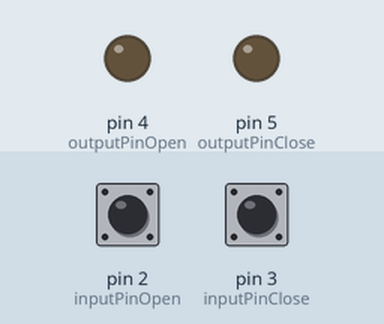
Recording of a program running on a simulated Arduino Nano, built with avr-gcc and run on an emulated ATmega328P. On the bench: output pins drawn as LEDs (lit = HIGH). Inputs (shaded band) come from the test bench; at power-on: pin 2 (inputPinOpen) HIGH, pin 3 (inputPinClose) HIGH.

Above: at 1.2 s.
1.3 s: pin 2 (inputPinOpen) pulsed LOW 5 times (0.12 s each, 0.3 s apart)
At 3.8 s:
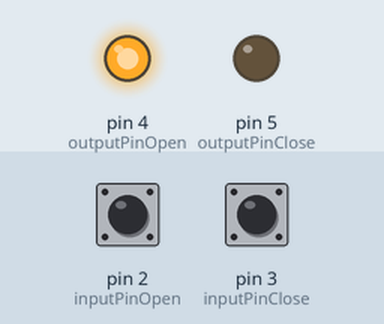
4.3 s: pin 2 (inputPinOpen) pulled LOW for 0.15 s
At 5.1 s:
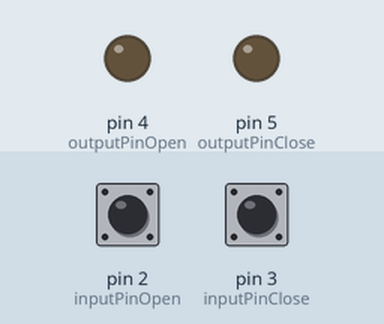
5.9 s: pin 3 (inputPinClose) pulsed LOW 2 times (0.12 s each, 0.3 s apart)
At 6.6 s:
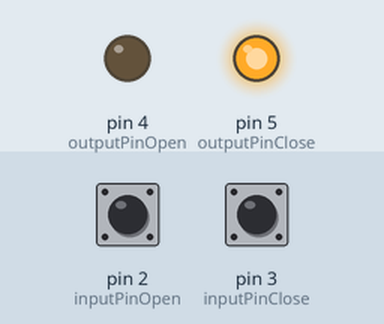
8.0 s: pin 2 (inputPinOpen) pulled LOW for 1 s
At 9.1 s:
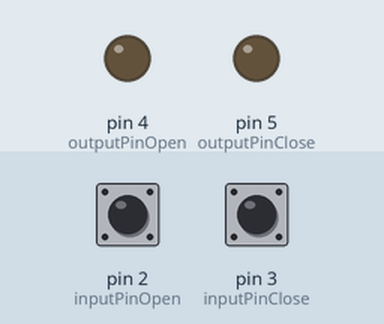
Timing chart, 0 to 11.0 s (numbered marks = the images above; inputs shaded):
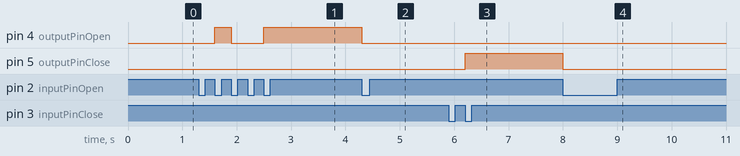

Measured:
- after the input at 1.3 s, pin 4 (outputPinOpen): LOW → HIGH after 0.30 s, → LOW 0.30 s later, → HIGH 0.60 s later
- after the input at 4.3 s, pin 4 (outputPinOpen): HIGH → LOW at once
- after the input at 5.9 s, pin 5 (outputPinClose): LOW → HIGH after 0.30 s
- after the input at 8.0 s, pin 5 (outputPinClose): HIGH → LOW at once

The program:

main.cpp
```cpp
#include <Arduino.h>
#include <avr/wdt.h>

//definition of delays
const unsigned long roofOpenTime = 30000;
const unsigned long delayBetweenClick = 800;

unsigned long debounceDelay = 50;

//definition of input/output pins
const int inputPinOpen = 2;
const int inputPinClose = 3;
const int outputPinOpen = 4;
const int outputPinClose = 5;
volatile bool openButtonPressed = false;
volatile bool closeButtonPressed = false;

//buttons sequence state
unsigned int clicksOpen = 0;
unsigned int clicksClose = 0;
unsigned long lastOpenPressed = 0;
unsigned long lastClosePressed = 0;

//roof state
bool roofMoves = false;
unsigned long runTime = 0;

void chceckRoofVars();
void initRoof();
void closeButtonISR();
void openButtonISR();
void checkButtonsState();
void checkButtonSequenceTime();
void roofCloseSequence();
void roofOpenSequence();
void checkMoveTime();

void setup() {
  wdt_enable(WDTO_15MS);
  initRoof();
}

void loop() {
  wdt_reset();
  chceckRoofVars();
}

void checkMoveTime(){
    if((millis()-runTime>roofOpenTime)&&roofMoves){ //if roof was opening for assigned roofOpenTime stop the roof and reset click sequences
    digitalWrite(outputPinOpen, LOW);
    clicksOpen = 0;
    digitalWrite(outputPinClose, LOW);
    clicksClose = 0;
    roofMoves = false;
    }
}

void roofOpenSequence(){
      clicksOpen++; //increase open sequence
    clicksClose = 0; //reset close sequence
    digitalWrite(outputPinClose, LOW); //stops roof if it's closing
    if(clicksOpen==2){ //if clicks sequence == 2
      digitalWrite(outputPinOpen, HIGH); //open roof
      runTime = millis();
      roofMoves = true;
    }
    if(clicksOpen>2){ //if clicks sequence is >2 stop roof and reset clicks sequence
      clicksOpen=0;
      digitalWrite(outputPinOpen, LOW); // Włączenie pierwszej diody LED
      roofMoves = false;
    }
    lastOpenPressed = millis(); //remember last open button click time
    openButtonPressed = false;
}

void roofCloseSequence(){
  clicksClose++;
    clicksOpen = 0;
    digitalWrite(outputPinOpen, LOW);
    if (clicksClose==2) {
      digitalWrite(outputPinClose, HIGH);
      runTime = millis();
      roofMoves = true;
    }
    if (clicksClose>2) {
      clicksClose=0;

      digitalWrite(outputPinClose, LOW);
      roofMoves = false;
    }
    closeButtonPressed = false;
    lastClosePressed = millis();
}

void checkButtonSequenceTime(){
    if((millis()-lastOpenPressed>delayBetweenClick)&&!roofMoves)// if open button wasn't pressed for assigned time reset click squence
    clicksOpen=0;
    if((millis()-lastClosePressed>delayBetweenClick)&&!roofMoves)
    clicksClose=0;
}

void checkButtonsState(){
    if(openButtonPressed) {
        roofOpenSequence();
    }
    if (closeButtonPressed) {
        roofCloseSequence();
    }
}

void openButtonISR() {
  static unsigned long last_interrupt_time = 0;
  unsigned long interrupt_time = millis();
  if(interrupt_time - last_interrupt_time > debounceDelay)
    openButtonPressed = !digitalRead(inputPinOpen);
  last_interrupt_time = interrupt_time;
}

void closeButtonISR() {
  static unsigned long last_interrupt_time = 0;
  unsigned long interrupt_time = millis();
  if(interrupt_time - last_interrupt_time > debounceDelay){
    closeButtonPressed = !digitalRead(inputPinClose);
  }
  last_interrupt_time = interrupt_time;
}

void initRoof(){
  pinMode(inputPinOpen, INPUT_PULLUP);
  pinMode(inputPinClose, INPUT_PULLUP);
  pinMode(outputPinOpen, OUTPUT);
  pinMode(outputPinClose, OUTPUT);
  digitalWrite(outputPinOpen, LOW);
  digitalWrite(outputPinClose, LOW);
  attachInterrupt(digitalPinToInterrupt(inputPinOpen), openButtonISR, CHANGE); // Assinging interrupt for open button
  attachInterrupt(digitalPinToInterrupt(inputPinClose), closeButtonISR, CHANGE); // Assinging interrupt for close button
}

void chceckRoofVars(){
    checkButtonsState();
    checkMoveTime();
    checkButtonSequenceTime();
}
```
